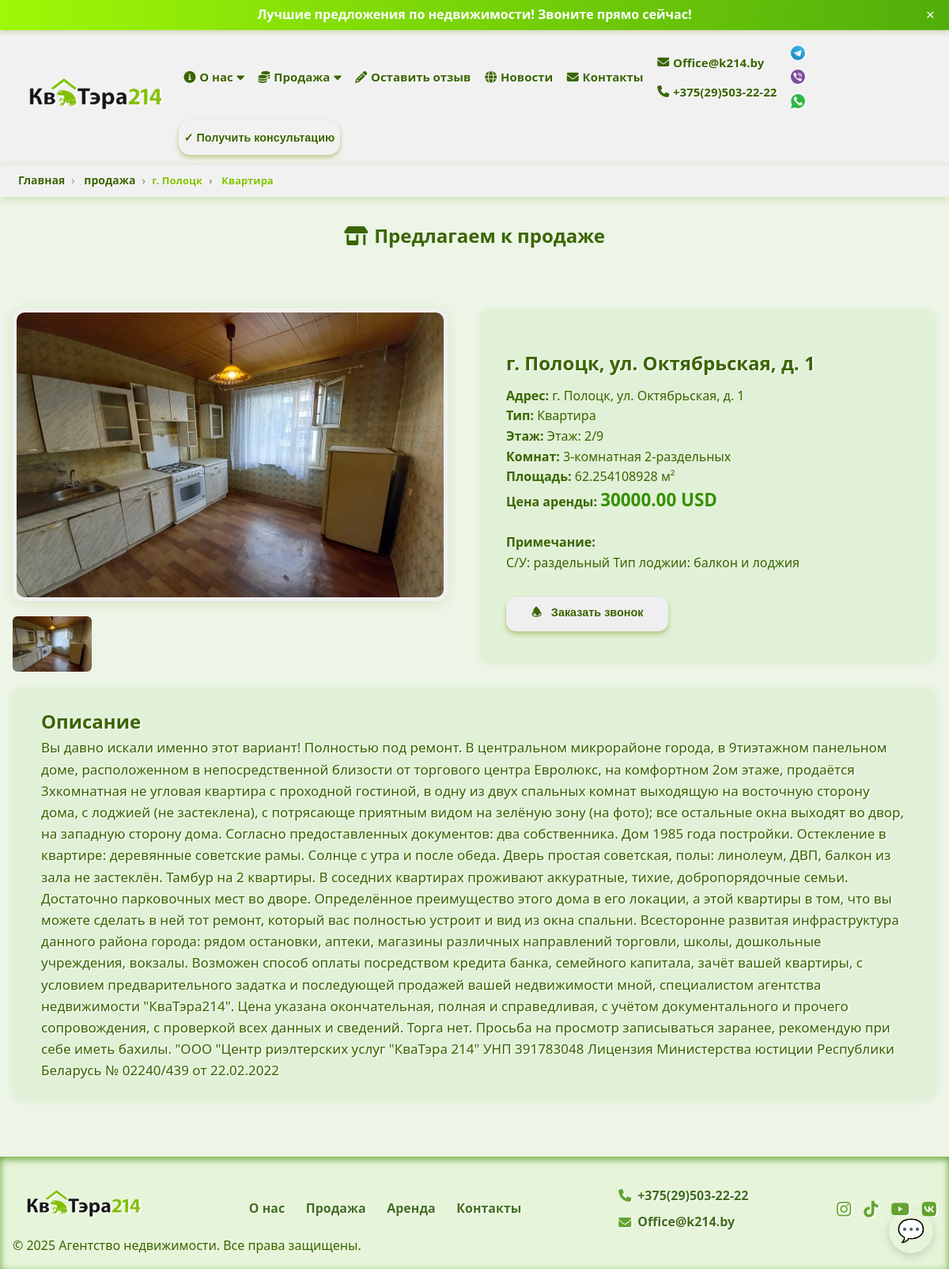
Screenshot of /sale/polock_okt1/ with the database file from the repository.
### webapp/models.py (models this page shows, shortened)
class Contact(models.Model):
    name = models.CharField(max_length=255)
    phone = models.CharField(max_length=20, default='phone')
    phone_two = models.CharField(max_length=20, default='phone')
    email = models.EmailField()
    class Meta:
        verbose_name = "Контакт"
        verbose_name_plural = "Контакты"

class Messengers(models.Model):
    contact = models.ForeignKey(Contact, related_name='messengers', on_delete=models.CASCADE)
    name = models.CharField(max_length=100)
    url = models.URLField()
    icon_svg = models.FileField(upload_to='messenger_svgs/', blank=True, null=True, help_text='SVG файл иконки')
    is_had = models.BooleanField(default=True, verbose_name="В верхнее меню")
    class Meta:
        verbose_name = "Мессенджеры"
        verbose_name_plural = "Мессенджеры"

class Property(models.Model):
    CURRENCY_CHOICES = [
        ('USD', 'USD'),
        ('BYN', 'BYN'),
    ]
    name = models.CharField(max_length=255, verbose_name="Имя/Адрес")
    slug = models.SlugField(max_length=255, unique=True, blank=True, null=True, verbose_name="Для адресной строки ЮРЛ")
    city_name = models.CharField(max_length=255, default='город', verbose_name="Город")
    description = models.TextField(verbose_name="Описание")
    notes = models.TextField(default='Примечание', verbose_name="Примечание")
    address = models.CharField(max_length=500, verbose_name="Адрес")
    price = models.DecimalField(max_digits=12, decimal_places=2, verbose_name="Цена")
    floor = models.TextField(help_text='Этаж', verbose_name="Этаж", default=0)
    many_rooms = models.TextField(help_text='Сколько комнат', verbose_name="Сколько комнат", default=0)
    area = models.FloatField(help_text='Площадь в квадратных метрах', verbose_name="Полщадь м/кв")
    area_ga = models.FloatField(help_text='Площадь в гектарах/сотках', verbose_name="Площадь в гектарах/сотках", null=True, blank=True)
    date_posted = models.DateField(auto_now_add=True, verbose_name="Дата добавления")
    is_sale = models.BooleanField(default=True, verbose_name="Продается")
    is_top_ten = models.BooleanField(default=True, verbose_name="Топ 10")
    is_commercial = models.BooleanField(default=True, verbose_name="Коммерческая")
    is_rent = models.BooleanField(default=True, verbose_name="Сдается в аренду")
    is_active_new = models.BooleanField(default=True, verbose_name="Новое объявление")
    is_active_house = models.BooleanField(default=True, verbose_name="Дом")
    is_active_country_house = models.BooleanField(default=True, verbose_name="Загородный дом")
    is_active_apartment = models.BooleanField(default=True, verbose_name="Квартира")
    is_active_sold = models.BooleanField(default=False, verbose_name="Продан")
    contacts = models.ManyToManyField('Contact', related_name='properties', verbose_name="Контакты")
    currency = models.CharField(max_length=3, choices=[('USD', 'USD'), ('BYN', 'BYN')], default='USD', verbose_name="Валюта")
    class Meta:
        verbose_name = "Объекты"
        verbose_name_plural = "Объекты"

class PropertyPhoto(models.Model):
    property = models.ForeignKey(Property, related_name='photos', on_delete=models.CASCADE)
    photo = models.ImageField(upload_to='property_photos/')
    alt_text = models.CharField(max_length=255, blank=True)

class SocialNetwork(models.Model):
    contact = models.ForeignKey(Contact, related_name='social_networks', on_delete=models.CASCADE)
    name = models.CharField(max_length=100)
    url = models.URLField()
    icon = models.CharField(max_length=100, help_text='Название иконки (например, fa-facebook) или путь')
    is_had = models.BooleanField(default=True, verbose_name="В верхнее меню")
    class Meta:
        verbose_name = "Соц сети"
        verbose_name_plural = "Соц сети"

### webapp/views.py (the view)
# urls.py: path('sale/<slug:slug>/', views.sale_single, name='sale_single'),
def sale_single(request, slug):
    property = get_object_or_404(Property, slug=slug, is_sale=True)
    photos = property.photos.all()
    return render(request, 'webapp/sale_single.html', {
        'property': property,
        'photos': photos,
    })

### webapp/context_processors.py (called while the page is built)
def contact_data(request):
    contact = Contact.objects.prefetch_related('social_networks', 'messengers').first()
    if contact:
        social_networks = contact.social_networks.filter(is_had=True)
        messengers = contact.messengers.filter(is_had=True)
    else:
        social_networks = []
        messengers = []
    return {
        'contact': contact,
        'social_networks': social_networks,
        'messengers': messengers,
    }

### webapp/templates/webapp/sale_single.html (shortened to what this page needs)
{% extends 'main/base.html' %}
{% load static %}
{% block content %}
    <nav class="breadcrumb-container" aria-label="breadcrumb">
        <ol class="breadcrumb-list">
            <li class="breadcrumb-item">
                <a href="{% url 'index' %}" class="nav-link">Главная</a>
            </li>
            <li class="breadcrumb-item">
                <a href="{% url 'sale' %}" class="nav-link">продажа</a>
            </li>
            <li class="breadcrumb-item active" aria-current="page">{{ property.city_name }}</li>
            <li class="breadcrumb-item active" aria-current="page">
                {% if property.is_active_apartment %}
                    Квартира
                {% elif property.is_active_house %}
                    Дом
                {% elif property.is_commercial %}
                    Коммерческое
                {% endif %}
            </li>
        </ol>
    </nav>
 <h2 class="centered-title"><i class="fa-solid fa-shop"></i> Предлагаем к продаже</h2>
    <section class="objects-section">
        <div class="single-property-container">
            <div class="single-property-gallery">
                {% if photos %}
                    <div class="gallery-main-photo" id="main-photo-block">
                        <img id="mainPhoto" src="{{ photos.0.photo.url }}" alt="{{ photos.0.alt_text }}"
                             onclick="openGalleryPopup(0)">
                    </div>
                    <div class="gallery-thumbnails" id="gallery-thumbnails">
                        {% for photo in photos %}
                            <img src="{{ photo.photo.url }}" alt="{{ photo.alt_text }}" class="thumbnail"
                                 onclick="selectThumbnail({{ forloop.counter0 }})">
                        {% endfor %}
                    </div>
                {% endif %}
            </div>
            <div class="single-property-info">
                <h1 class="single-page-title">{{ property.name }}</h1>
                <p><b>Адрес:</b> {{ property.address }}</p>
                <p><b>Тип:</b>
                    {% if property.is_active_apartment %} Квартира
                    {% elif property.is_active_house %} Дом
                    {% elif property.is_active_country_house %} Дача
                    {% elif property.is_active_new %} Новостройка
                    {% else %} Другое
                    {% endif %}
                </p>
                <p><b>Этаж:</b> {{ property.floor|safe }}</p>
                <p><b>Комнат:</b> {{ property.many_rooms|safe }}</p>
                <p><b>Площадь:</b> {{ property.area }} м²
                </p>
                <p><b>Цена аренды:</b> <span class="property-price">{{ property.price }} {{ property.currency }}</span>
                </p>
                <br>
                <p><b>Примечание:</b><br> <span>{{ property.notes|safe }}</span>
                </p>
                <button class="btn-sale" onclick="showCallbackModal()">🕭 &nbsp;&nbsp;Заказать звонок</button>
            </div>
        </div>
        <div class="single-property-desc">
            <h2>Описание</h2>
            <p>{{ property.description|safe }}</p>
        </div>
    </section>
{% endblock %}

### templates/main/base.html (shortened to what this page needs)
{% load static %}
<!DOCTYPE html>
<html lang="ru">
<head>
    <link href="https://cdnjs.cloudflare.com/ajax/libs/font-awesome/6.4.0/css/all.min.css" rel="stylesheet"/>
    <link rel="stylesheet" href="{% static 'webapp/css/style.css' %}"/>
</head>
<body>
<div id="top-bar" class="top-bar marquee-container">
    <span class="marquee-text">Лучшие предложения по недвижимости! Звоните прямо сейчас!</span>
    <button class="close-button" aria-label="Закрыть">&times;</button>
</div>
<header class="header">
    <div class="container header-container">
        <div class="logo">
            <a href="{% url 'index' %}">
                <img src="{% static 'webapp/images/logo_kvatera.png' %}" alt="Логотип агентства"/>
            </a>
        </div>
        <nav id="navMenu" class="nav" aria-hidden="true">
            <ul class="menu">
                <li class="dropdown sale-dropdown"><a href="{% url 'about' %}"><i class="fa-solid fa-info-circle"></i>
                    О нас<i
                            class="fa fa-caret-down"></i></a>
                </li>
                <li class="dropdown sale-dropdown">
                    <a href="{% url 'sale' %}"><i class="fa-solid fa-coins"></i> Продажа <i
                            class="fa fa-caret-down"></i></a>
                </li>
                <li><a href="{% url 'contacts' %}"><i class="fas fa-pencil-alt"></i> Оставить отзыв</a></li>
                <li><a href="{% url 'contacts' %}"><i class="fa-solid fa-globe"></i> Новости</a></li>
                <li><a href="{% url 'contacts' %}"><i class="fa-solid fa-envelope"></i> Контакты</a></li>
                <li class="contacts-menu">
                    <a href="mailto:{{ contact.email|urlencode }}"><i
                            class="fa-solid fa-envelope"></i> {{ contact.email }}</a>
                    <a href="tel:{{ contact.phone|urlencode }}"><i class="fa-solid fa-phone"></i> {{ contact.phone }}
                    </a>
                </li>
                <li class="messenger-menu">
                    {% for messenger in messengers %}
                        <a href="{{ messenger.url }}" aria-label="{{ messenger.name }}" target="_blank"
                           rel="noopener noreferrer">
                            {% if messenger.icon_svg %}
                                <img src="{{ messenger.icon_svg.url }}" alt="{{ messenger.name }}"
                                     class="messengers"/>
                            {% else %}
                                {{ messenger.name }}
                            {% endif %}
                        </a>
                    {% empty %}
                        <span>Мессенджеров нет</span>
                    {% endfor %}
                </li>
                <li>
                    <button class="btn-consultation" id="openConsultationBtn">✓ Получить консультацию</button>
                </li>
            </ul>
        </nav>
    </div>
    <div id="messenger-menu-always" aria-label="Мессенджер меню" role="navigation" class="messenger-menu-always">
        <button class="messenger-toggle" aria-expanded="false" aria-controls="messenger-options">
            💬
        </button>
    </div>
</header>
{% block content %}{% endblock %}
<footer class="footer">
    <div class="container footer-container">
        <div class="footer-logo">
            <img src="{% static 'webapp/images/logo_kvatera.png' %}" alt="Логотип агентства"/>
        </div>
        <nav class="footer-menu">
            <a href="{% url 'about' %}">О нас</a>
            <a href="{% url 'sale' %}">Продажа</a>
            <a href="{% url 'rent' %}">Аренда</a>
            <a href="{% url 'contacts' %}">Контакты</a>
        </nav>
        <div class="footer-contacts">
            <p>
                <i class="fa-solid fa-phone"></i>
                <a href="tel:{{ contact.phone|urlencode }}">{{ contact.phone }}</a>
            </p>
            <p>
                <i class="fa-solid fa-envelope"></i>
                <a href="mailto:{{ contact.email|urlencode }}">{{ contact.email }}</a>
            </p>
        </div>
        <div class="footer-social">
            {% for social in contact.social_networks.all %}
                <a href="{{ social.url }}" aria-label="{{ social.name }}" target="_blank" rel="noopener noreferrer">
                    <i class="{{ social.icon }}"></i>
                </a>
            {% empty %}
                <p>Соцсетей нет</p>
            {% endfor %}
        </div>
    </div>
    <div class="copyright">
        &copy; 2025 Агентство недвижимости. Все права защищены.
    </div>
</footer>
</body>
</html>

### rows the page displays
Contact: email "Office@k214.by", phone "+375(29)503-22-22"
Messengers: icon_svg (picture)
Messengers: icon_svg (picture)
Messengers: icon_svg (picture)
Property: city_name "г. Полоцк", name "г. Полоцк, ул. Октябрьская, д. 1", address "г. Полоцк, ул. Октябрьская, д. 1", floor "Этаж: 2/9", many_rooms "3-комнатная 2-раздельных", area "62.254108928", price "30000.00", currency "USD", notes "С/У: раздельный Тип лоджии: балкон и лоджия", description "Вы давно искали именно этот вариант! Полностью под ремонт. В центральном микрорайоне города, в 9тиэтажном панельном доме, расположенном в непосредственной близости от торгового центра Евролюкс, на комфортном 2ом этаже, продаётся 3хкомнатная не угловая квартира с проходной гостиной, в одну из двух спальных комнат выходящую на восточную сторону дома, с лоджией (не застеклена), с потрясающе приятным видом на зелёную зону (на фото); все остальные окна выходят во двор, на западную сторону дома. Согласно предоставленных документов: два собственника. Дом 1985 года постройки. Остекление в квартире: деревянные советские рамы. Солнце с утра и после обеда. Дверь простая советская, полы: линолеум, ДВП,…"
PropertyPhoto: photo (picture)
